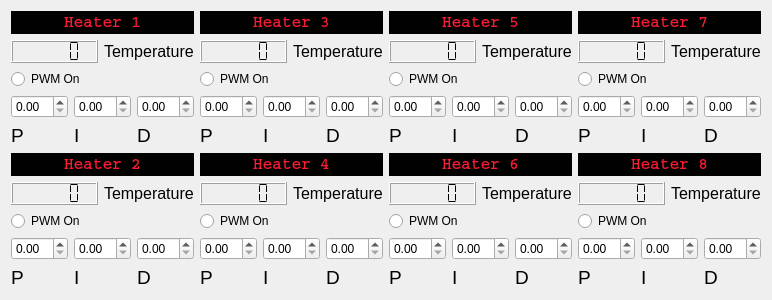
  <widget class="QWidget" name="">
   <property name="geometry">
    <rect>
     <x>12</x>
     <y>141</y>
     <width>703</width>
     <height>295</height>
    </rect>
   </property>
   <layout class="QGridLayout" name="gridLayout_7">
    <item row="0" column="0" rowspan="3">
     <layout class="QGridLayout" name="gridLayout_2">
      <item row="0" column="0" colspan="3">
       <layout class="QVBoxLayout" name="verticalLayout_9">
        <item>
         <layout class="QVBoxLayout" name="verticalLayout_7">
          <item>
           <widget class="QLabel" name="f_disp_6">
            <property name="font">
             <font>
              <family>Courier</family>
              <pointsize>12</pointsize>
              <weight>75</weight>
              <bold>true</bold>
              <kerning>true</kerning>
             </font>
            </property>
            <property name="autoFillBackground">
             <bool>false</bool>
            </property>
            <property name="styleSheet">
             <string notr="true">background-color: rgb(0, 1, 0);
color: rgb(250, 28, 51);</string>
            </property>
            <property name="frameShape">
             <enum>QFrame::WinPanel</enum>
            </property>
            <property name="frameShadow">
             <enum>QFrame::Sunken</enum>
            </property>
            <property name="text">
             <string>Heater 1</string>
            </property>
            <property name="scaledContents">
             <bool>false</bool>
            </property>
            <property name="alignment">
             <set>Qt::AlignCenter</set>
            </property>
            <property name="textInteractionFlags">
             <set>Qt::TextSelectableByMouse</set>
            </property>
           </widget>
          </item>
          <item>
           <layout class="QHBoxLayout" name="horizontalLayout_3">
            <item>
             <widget class="QLCDNumber" name="HTR_1_Temp">
              <property name="segmentStyle">
               <enum>QLCDNumber::Flat</enum>
              </property>
             </widget>
            </item>
            <item>
             <widget class="QLabel" name="label_7">
              <property name="font">
               <font>
                <pointsize>12</pointsize>
               </font>
              </property>
              <property name="text">
               <string>Temperature</string>
              </property>
             </widget>
            </item>
           </layout>
          </item>
         </layout>
        </item>
        <item>
         <widget class="QRadioButton" name="radioButton_1">
          <property name="text">
           <string>PWM On</string>
          </property>
          <property name="autoExclusive">
           <bool>false</bool>
          </property>
         </widget>
        </item>
       </layout>
      </item>
      <item row="1" column="0">
       <layout class="QVBoxLayout" name="verticalLayout">
        <item>
         <widget class="QDoubleSpinBox" name="HTR_1_P"/>
        </item>
        <item>
         <widget class="QLabel" name="label">
          <property name="font">
           <font>
            <pointsize>14</pointsize>
           </font>
          </property>
          <property name="text">
           <string>P</string>
          </property>
         </widget>
        </item>
       </layout>
      </item>
      <item row="1" column="1">
       <layout class="QVBoxLayout" name="verticalLayout_2">
        <item>
         <widget class="QDoubleSpinBox" name="HTR_1_I"/>
        </item>
        <item>
         <widget class="QLabel" name="label_5">
          <property name="font">
           <font>
            <pointsize>14</pointsize>
           </font>
          </property>
          <property name="text">
           <string>I</string>
          </property>
         </widget>
        </item>
       </layout>
      </item>
      <item row="1" column="2">
       <layout class="QVBoxLayout" name="verticalLayout_3">
        <item>
         <widget class="QDoubleSpinBox" name="HTR_1_D"/>
        </item>
        <item>
         <widget class="QLabel" name="label_6">
          <property name="font">
           <font>
            <pointsize>14</pointsize>
           </font>
          </property>
          <property name="text">
           <string>D</string>
          </property>
         </widget>
        </item>
       </layout>
      </item>
     </layout>
    </item>
    <item row="0" column="1" rowspan="3">
     <layout class="QGridLayout" name="gridLayout_5">
      <item row="0" column="0" colspan="3">
       <layout class="QVBoxLayout" name="verticalLayout_11">
        <item>
         <layout class="QVBoxLayout" name="verticalLayout_12">
          <item>
           <widget class="QLabel" name="f_disp_8">
            <property name="font">
             <font>
              <family>Courier</family>
              <pointsize>12</pointsize>
              <weight>75</weight>
              <bold>true</bold>
              <kerning>true</kerning>
             </font>
            </property>
            <property name="autoFillBackground">
             <bool>false</bool>
            </property>
            <property name="styleSheet">
             <string notr="true">background-color: rgb(0, 1, 0);
color: rgb(250, 28, 51);</string>
            </property>
            <property name="frameShape">
             <enum>QFrame::WinPanel</enum>
            </property>
            <property name="frameShadow">
             <enum>QFrame::Sunken</enum>
            </property>
            <property name="text">
             <string>Heater 3</string>
            </property>
            <property name="scaledContents">
             <bool>false</bool>
            </property>
            <property name="alignment">
             <set>Qt::AlignCenter</set>
            </property>
            <property name="textInteractionFlags">
             <set>Qt::TextSelectableByMouse</set>
            </property>
           </widget>
          </item>
          <item>
           <layout class="QHBoxLayout" name="horizontalLayout_4">
            <item>
             <widget class="QLCDNumber" name="HTR_3_Temp">
              <property name="segmentStyle">
               <enum>QLCDNumber::Flat</enum>
              </property>
             </widget>
            </item>
            <item>
             <widget class="QLabel" name="label_9">
              <property name="font">
               <font>
                <pointsize>12</pointsize>
               </font>
              </property>
              <property name="text">
               <string>Temperature</string>
              </property>
             </widget>
            </item>
           </layout>
          </item>
         </layout>
        </item>
        <item>
         <widget class="QRadioButton" name="radioButton_3">
          <property name="text">
           <string>PWM On</string>
          </property>
          <property name="autoExclusive">
           <bool>false</bool>
          </property>
         </widget>
        </item>
       </layout>
      </item>
      <item row="1" column="0">
       <layout class="QVBoxLayout" name="verticalLayout_13">
        <item>
         <widget class="QDoubleSpinBox" name="HTR_3_P"/>
        </item>
        <item>
         <widget class="QLabel" name="label_10">
          <property name="font">
           <font>
            <pointsize>14</pointsize>
           </font>
          </property>
          <property name="text">
           <string>P</string>
          </property>
         </widget>
        </item>
       </layout>
      </item>
      <item row="1" column="1">
       <layout class="QVBoxLayout" name="verticalLayout_14">
        <item>
         <widget class="QDoubleSpinBox" name="HTR_3_I"/>
        </item>
        <item>
         <widget class="QLabel" name="label_11">
          <property name="font">
           <font>
            <pointsize>14</pointsize>
           </font>
          </property>
          <property name="text">
           <string>I</string>
          </property>
         </widget>
        </item>
       </layout>
      </item>
      <item row="1" column="2">
       <layout class="QVBoxLayout" name="verticalLayout_15">
        <item>
         <widget class="QDoubleSpinBox" name="HTR_3_D"/>
        </item>
        <item>
         <widget class="QLabel" name="label_12">
          <property name="font">
           <font>
            <pointsize>14</pointsize>
           </font>
          </property>
          <property name="text">
           <string>D</string>
          </property>
         </widget>
        </item>
       </layout>
      </item>
     </layout>
    </item>
    <item row="0" column="2">
     <layout class="QGridLayout" name="gridLayout_3">
      <item row="0" column="0">
       <widget class="QLabel" name="f_disp_10">
        <property name="font">
         <font>
          <family>Courier</family>
          <pointsize>12</pointsize>
          <weight>75</weight>
          <bold>true</bold>
          <kerning>true</kerning>
         </font>
        </property>
        <property name="autoFillBackground">
         <bool>false</bool>
        </property>
        <property name="styleSheet">
         <string notr="true">background-color: rgb(0, 1, 0);
color: rgb(250, 28, 51);</string>
        </property>
        <property name="frameShape">
         <enum>QFrame::WinPanel</enum>
        </property>
        <property name="frameShadow">
         <enum>QFrame::Sunken</enum>
        </property>
        <property name="text">
         <string>Heater 5</string>
        </property>
        <property name="scaledContents">
         <bool>false</bool>
        </property>
        <property name="alignment">
         <set>Qt::AlignCenter</set>
        </property>
        <property name="textInteractionFlags">
         <set>Qt::TextSelectableByMouse</set>
        </property>
       </widget>
      </item>
      <item row="1" column="0">
       <layout class="QHBoxLayout" name="horizontalLayout_7">
        <item>
         <widget class="QLCDNumber" name="HTR_5_Temp">
          <property name="segmentStyle">
           <enum>QLCDNumber::Flat</enum>
          </property>
         </widget>
        </item>
        <item>
         <widget class="QLabel" name="label_17">
          <property name="font">
           <font>
            <pointsize>12</pointsize>
           </font>
          </property>
          <property name="text">
           <string>Temperature</string>
          </property>
         </widget>
        </item>
       </layout>
      </item>
     </layout>
    </item>
    <item row="0" column="3" rowspan="3">
     <layout class="QGridLayout" name="gridLayout_11">
      <item row="0" column="0" colspan="3">
       <layout class="QVBoxLayout" name="verticalLayout_31">
        <item>
         <layout class="QVBoxLayout" name="verticalLayout_32">
          <item>
           <widget class="QLabel" name="f_disp_12">
            <property name="font">
             <font>
              <family>Courier</family>
              <pointsize>12</pointsize>
              <weight>75</weight>
              <bold>true</bold>
              <kerning>true</kerning>
             </font>
            </property>
            <property name="autoFillBackground">
             <bool>false</bool>
            </property>
            <property name="styleSheet">
             <string notr="true">background-color: rgb(0, 1, 0);
color: rgb(250, 28, 51);</string>
            </property>
            <property name="frameShape">
             <enum>QFrame::WinPanel</enum>
            </property>
            <property name="frameShadow">
             <enum>QFrame::Sunken</enum>
            </property>
            <property name="text">
             <string>Heater 7</string>
            </property>
            <property name="scaledContents">
             <bool>false</bool>
            </property>
            <property name="alignment">
             <set>Qt::AlignCenter</set>
            </property>
            <property name="textInteractionFlags">
             <set>Qt::TextSelectableByMouse</set>
            </property>
           </widget>
          </item>
          <item>
           <layout class="QHBoxLayout" name="horizontalLayout_10">
            <item>
             <widget class="QLCDNumber" name="HTR_7_Temp">
              <property name="segmentStyle">
               <enum>QLCDNumber::Flat</enum>
              </property>
             </widget>
            </item>
            <item>
             <widget class="QLabel" name="label_25">
              <property name="font">
               <font>
                <pointsize>12</pointsize>
               </font>
              </property>
              <property name="text">
               <string>Temperature</string>
              </property>
             </widget>
            </item>
           </layout>
          </item>
         </layout>
        </item>
        <item>
         <widget class="QRadioButton" name="radioButton_7">
          <property name="text">
           <string>PWM On</string>
          </property>
          <property name="autoExclusive">
           <bool>false</bool>
          </property>
         </widget>
        </item>
       </layout>
      </item>
      <item row="1" column="0">
       <layout class="QVBoxLayout" name="verticalLayout_33">
        <item>
         <widget class="QDoubleSpinBox" name="HTR_7_P"/>
        </item>
        <item>
         <widget class="QLabel" name="label_26">
          <property name="font">
           <font>
            <pointsize>14</pointsize>
           </font>
          </property>
          <property name="text">
           <string>P</string>
          </property>
         </widget>
        </item>
       </layout>
      </item>
      <item row="1" column="1">
       <layout class="QVBoxLayout" name="verticalLayout_34">
        <item>
         <widget class="QDoubleSpinBox" name="HTR_7_I"/>
        </item>
        <item>
         <widget class="QLabel" name="label_27">
          <property name="font">
           <font>
            <pointsize>14</pointsize>
           </font>
          </property>
          <property name="text">
           <string>I</string>
          </property>
         </widget>
        </item>
       </layout>
      </item>
      <item row="1" column="2">
       <layout class="QVBoxLayout" name="verticalLayout_35">
        <item>
         <widget class="QDoubleSpinBox" name="HTR_7_D"/>
        </item>
        <item>
         <widget class="QLabel" name="label_28">
          <property name="font">
           <font>
            <pointsize>14</pointsize>
           </font>
          </property>
          <property name="text">
           <string>D</string>
          </property>
         </widget>
        </item>
       </layout>
      </item>
     </layout>
    </item>
    <item row="1" column="2">
     <widget class="QRadioButton" name="radioButton_5">
      <property name="text">
       <string>PWM On</string>
      </property>
      <property name="autoExclusive">
       <bool>false</bool>
      </property>
     </widget>
    </item>
    <item row="2" column="2">
     <layout class="QHBoxLayout" name="horizontalLayout_13">
      <item>
       <layout class="QVBoxLayout" name="verticalLayout_23">
        <item>
         <widget class="QDoubleSpinBox" name="HTR_5_P"/>
        </item>
        <item>
         <widget class="QLabel" name="label_18">
          <property name="font">
           <font>
            <pointsize>14</pointsize>
           </font>
          </property>
          <property name="text">
           <string>P</string>
          </property>
         </widget>
        </item>
       </layout>
      </item>
      <item>
       <layout class="QVBoxLayout" name="verticalLayout_24">
        <item>
         <widget class="QDoubleSpinBox" name="HTR_5_I"/>
        </item>
        <item>
         <widget class="QLabel" name="label_19">
          <property name="font">
           <font>
            <pointsize>14</pointsize>
           </font>
          </property>
          <property name="text">
           <string>I</string>
          </property>
         </widget>
        </item>
       </layout>
      </item>
      <item>
       <layout class="QVBoxLayout" name="verticalLayout_25">
        <item>
         <widget class="QDoubleSpinBox" name="HTR_5_D"/>
        </item>
        <item>
         <widget class="QLabel" name="label_20">
          <property name="font">
           <font>
            <pointsize>14</pointsize>
           </font>
          </property>
          <property name="text">
           <string>D</string>
          </property>
         </widget>
        </item>
       </layout>
      </item>
     </layout>
    </item>
    <item row="3" column="0">
     <layout class="QGridLayout" name="gridLayout">
      <item row="0" column="0">
       <layout class="QVBoxLayout" name="verticalLayout_10">
        <item>
         <layout class="QVBoxLayout" name="verticalLayout_8">
          <item>
           <widget class="QLabel" name="f_disp_7">
            <property name="font">
             <font>
              <family>Courier</family>
              <pointsize>12</pointsize>
              <weight>75</weight>
              <bold>true</bold>
              <kerning>true</kerning>
             </font>
            </property>
            <property name="autoFillBackground">
             <bool>false</bool>
            </property>
            <property name="styleSheet">
             <string notr="true">background-color: rgb(0, 1, 0);
color: rgb(250, 28, 51);</string>
            </property>
            <property name="frameShape">
             <enum>QFrame::WinPanel</enum>
            </property>
            <property name="frameShadow">
             <enum>QFrame::Sunken</enum>
            </property>
            <property name="text">
             <string>Heater 2</string>
            </property>
            <property name="scaledContents">
             <bool>false</bool>
            </property>
            <property name="alignment">
             <set>Qt::AlignCenter</set>
            </property>
            <property name="textInteractionFlags">
             <set>Qt::TextSelectableByMouse</set>
            </property>
           </widget>
          </item>
          <item>
           <layout class="QHBoxLayout" name="horizontalLayout_2">
            <item>
             <widget class="QLCDNumber" name="HTR_2_Temp">
              <property name="segmentStyle">
               <enum>QLCDNumber::Flat</enum>
              </property>
             </widget>
            </item>
            <item>
             <widget class="QLabel" name="label_8">
              <property name="font">
               <font>
                <pointsize>12</pointsize>
               </font>
              </property>
              <property name="text">
               <string>Temperature</string>
              </property>
             </widget>
            </item>
           </layout>
          </item>
         </layout>
        </item>
        <item>
         <widget class="QRadioButton" name="radioButton_2">
          <property name="text">
           <string>PWM On</string>
          </property>
          <property name="autoExclusive">
           <bool>false</bool>
          </property>
         </widget>
        </item>
       </layout>
      </item>
      <item row="1" column="0">
       <layout class="QHBoxLayout" name="horizontalLayout">
        <item>
         <layout class="QVBoxLayout" name="verticalLayout_4">
          <item>
           <widget class="QDoubleSpinBox" name="HTR_2_P"/>
          </item>
          <item>
           <widget class="QLabel" name="label_2">
            <property name="font">
             <font>
              <pointsize>14</pointsize>
             </font>
            </property>
            <property name="text">
             <string>P</string>
            </property>
           </widget>
          </item>
         </layout>
        </item>
        <item>
         <layout class="QVBoxLayout" name="verticalLayout_6">
          <item>
           <widget class="QDoubleSpinBox" name="HTR_2_I"/>
          </item>
          <item>
           <widget class="QLabel" name="label_3">
            <property name="font">
             <font>
              <pointsize>14</pointsize>
             </font>
            </property>
            <property name="text">
             <string>I</string>
            </property>
           </widget>
          </item>
         </layout>
        </item>
        <item>
         <layout class="QVBoxLayout" name="verticalLayout_5">
          <item>
           <widget class="QDoubleSpinBox" name="HTR_2_D"/>
          </item>
          <item>
           <widget class="QLabel" name="label_4">
            <property name="font">
             <font>
              <pointsize>14</pointsize>
             </font>
            </property>
            <property name="text">
             <string>D</string>
            </property>
           </widget>
          </item>
         </layout>
        </item>
       </layout>
      </item>
     </layout>
    </item>
    <item row="3" column="1">
     <layout class="QGridLayout" name="gridLayout_6">
      <item row="0" column="0">
       <layout class="QVBoxLayout" name="verticalLayout_16">
        <item>
         <layout class="QVBoxLayout" name="verticalLayout_17">
          <item>
           <widget class="QLabel" name="f_disp_9">
            <property name="font">
             <font>
              <family>Courier</family>
              <pointsize>12</pointsize>
              <weight>75</weight>
              <bold>true</bold>
              <kerning>true</kerning>
             </font>
            </property>
            <property name="autoFillBackground">
             <bool>false</bool>
            </property>
            <property name="styleSheet">
             <string notr="true">background-color: rgb(0, 1, 0);
color: rgb(250, 28, 51);</string>
            </property>
            <property name="frameShape">
             <enum>QFrame::WinPanel</enum>
            </property>
            <property name="frameShadow">
             <enum>QFrame::Sunken</enum>
            </property>
            <property name="text">
             <string>Heater 4</string>
            </property>
            <property name="scaledContents">
             <bool>false</bool>
            </property>
            <property name="alignment">
             <set>Qt::AlignCenter</set>
            </property>
            <property name="textInteractionFlags">
             <set>Qt::TextSelectableByMouse</set>
            </property>
           </widget>
          </item>
          <item>
           <layout class="QHBoxLayout" name="horizontalLayout_5">
            <item>
             <widget class="QLCDNumber" name="HTR_4_Temp">
              <property name="segmentStyle">
               <enum>QLCDNumber::Flat</enum>
              </property>
             </widget>
            </item>
            <item>
             <widget class="QLabel" name="label_13">
              <property name="font">
               <font>
                <pointsize>12</pointsize>
               </font>
              </property>
              <property name="text">
               <string>Temperature</string>
              </property>
             </widget>
            </item>
           </layout>
          </item>
         </layout>
        </item>
        <item>
         <widget class="QRadioButton" name="radioButton_4">
          <property name="text">
           <string>PWM On</string>
          </property>
          <property name="autoExclusive">
           <bool>false</bool>
          </property>
         </widget>
        </item>
       </layout>
      </item>
      <item row="1" column="0">
       <layout class="QHBoxLayout" name="horizontalLayout_6">
        <item>
         <layout class="QVBoxLayout" name="verticalLayout_18">
          <item>
           <widget class="QDoubleSpinBox" name="HTR_4_P"/>
          </item>
          <item>
           <widget class="QLabel" name="label_14">
            <property name="font">
             <font>
              <pointsize>14</pointsize>
             </font>
            </property>
            <property name="text">
             <string>P</string>
            </property>
           </widget>
          </item>
         </layout>
        </item>
        <item>
         <layout class="QVBoxLayout" name="verticalLayout_19">
          <item>
           <widget class="QDoubleSpinBox" name="HTR_4_I"/>
          </item>
          <item>
           <widget class="QLabel" name="label_15">
            <property name="font">
             <font>
              <pointsize>14</pointsize>
             </font>
            </property>
            <property name="text">
             <string>I</string>
            </property>
           </widget>
          </item>
         </layout>
        </item>
        <item>
         <layout class="QVBoxLayout" name="verticalLayout_20">
          <item>
           <widget class="QDoubleSpinBox" name="HTR_4_D"/>
          </item>
          <item>
           <widget class="QLabel" name="label_16">
            <property name="font">
             <font>
              <pointsize>14</pointsize>
             </font>
            </property>
            <property name="text">
             <string>D</string>
            </property>
           </widget>
          </item>
         </layout>
        </item>
       </layout>
      </item>
     </layout>
    </item>
    <item row="3" column="2">
     <layout class="QGridLayout" name="gridLayout_9">
      <item row="0" column="0">
       <layout class="QVBoxLayout" name="verticalLayout_26">
        <item>
         <layout class="QVBoxLayout" name="verticalLayout_27">
          <item>
           <widget class="QLabel" name="f_disp_11">
            <property name="font">
             <font>
              <family>Courier</family>
              <pointsize>12</pointsize>
              <weight>75</weight>
              <bold>true</bold>
              <kerning>true</kerning>
             </font>
            </property>
            <property name="autoFillBackground">
             <bool>false</bool>
            </property>
            <property name="styleSheet">
             <string notr="true">background-color: rgb(0, 1, 0);
color: rgb(250, 28, 51);</string>
            </property>
            <property name="frameShape">
             <enum>QFrame::WinPanel</enum>
            </property>
            <property name="frameShadow">
             <enum>QFrame::Sunken</enum>
            </property>
            <property name="text">
             <string>Heater 6</string>
            </property>
            <property name="scaledContents">
             <bool>false</bool>
            </property>
            <property name="alignment">
             <set>Qt::AlignCenter</set>
            </property>
            <property name="textInteractionFlags">
             <set>Qt::TextSelectableByMouse</set>
            </property>
           </widget>
          </item>
          <item>
           <layout class="QHBoxLayout" name="horizontalLayout_8">
            <item>
             <widget class="QLCDNumber" name="HTR_6_Temp">
              <property name="segmentStyle">
               <enum>QLCDNumber::Flat</enum>
              </property>
             </widget>
            </item>
            <item>
             <widget class="QLabel" name="label_21">
              <property name="font">
               <font>
                <pointsize>12</pointsize>
               </font>
              </property>
              <property name="text">
               <string>Temperature</string>
              </property>
             </widget>
            </item>
           </layout>
          </item>
         </layout>
        </item>
        <item>
         <widget class="QRadioButton" name="radioButton_6">
          <property name="text">
           <string>PWM On</string>
          </property>
          <property name="autoExclusive">
           <bool>false</bool>
          </property>
         </widget>
        </item>
       </layout>
      </item>
      <item row="1" column="0">
       <layout class="QHBoxLayout" name="horizontalLayout_9">
        <item>
         <layout class="QVBoxLayout" name="verticalLayout_28">
          <item>
           <widget class="QDoubleSpinBox" name="HTR_6_P"/>
          </item>
          <item>
           <widget class="QLabel" name="label_22">
            <property name="font">
             <font>
              <pointsize>14</pointsize>
             </font>
            </property>
            <property name="text">
             <string>P</string>
            </property>
           </widget>
          </item>
         </layout>
        </item>
        <item>
         <layout class="QVBoxLayout" name="verticalLayout_29">
          <item>
           <widget class="QDoubleSpinBox" name="HTR_6_I"/>
          </item>
          <item>
           <widget class="QLabel" name="label_23">
            <property name="font">
             <font>
              <pointsize>14</pointsize>
             </font>
            </property>
            <property name="text">
             <string>I</string>
            </property>
           </widget>
          </item>
         </layout>
        </item>
        <item>
         <layout class="QVBoxLayout" name="verticalLayout_30">
          <item>
           <widget class="QDoubleSpinBox" name="HTR_6_D"/>
          </item>
          <item>
           <widget class="QLabel" name="label_24">
            <property name="font">
             <font>
              <pointsize>14</pointsize>
             </font>
            </property>
            <property name="text">
             <string>D</string>
            </property>
           </widget>
          </item>
         </layout>
        </item>
       </layout>
      </item>
     </layout>
    </item>
    <item row="3" column="3">
     <layout class="QGridLayout" name="gridLayout_12">
      <item row="0" column="0">
       <layout class="QVBoxLayout" name="verticalLayout_36">
        <item>
         <layout class="QVBoxLayout" name="verticalLayout_37">
          <item>
           <widget class="QLabel" name="f_disp_13">
            <property name="font">
             <font>
              <family>Courier</family>
              <pointsize>12</pointsize>
              <weight>75</weight>
              <bold>true</bold>
              <kerning>true</kerning>
             </font>
            </property>
            <property name="autoFillBackground">
             <bool>false</bool>
            </property>
            <property name="styleSheet">
             <string notr="true">background-color: rgb(0, 1, 0);
color: rgb(250, 28, 51);</string>
            </property>
            <property name="frameShape">
             <enum>QFrame::WinPanel</enum>
            </property>
            <property name="frameShadow">
             <enum>QFrame::Sunken</enum>
            </property>
            <property name="text">
             <string>Heater 8</string>
            </property>
            <property name="scaledContents">
             <bool>false</bool>
            </property>
            <property name="alignment">
             <set>Qt::AlignCenter</set>
            </property>
            <property name="textInteractionFlags">
             <set>Qt::TextSelectableByMouse</set>
            </property>
           </widget>
          </item>
          <item>
           <layout class="QHBoxLayout" name="horizontalLayout_11">
            <item>
             <widget class="QLCDNumber" name="HTR_8_Temp">
              <property name="segmentStyle">
               <enum>QLCDNumber::Flat</enum>
              </property>
             </widget>
            </item>
            <item>
             <widget class="QLabel" name="label_29">
              <property name="font">
               <font>
                <pointsize>12</pointsize>
               </font>
              </property>
              <property name="text">
               <string>Temperature</string>
              </property>
             </widget>
            </item>
           </layout>
          </item>
         </layout>
        </item>
        <item>
         <widget class="QRadioButton" name="radioButton_8">
          <property name="text">
           <string>PWM On</string>
          </property>
          <property name="autoExclusive">
           <bool>false</bool>
          </property>
         </widget>
        </item>
       </layout>
      </item>
      <item row="1" column="0">
       <layout class="QHBoxLayout" name="horizontalLayout_12">
        <item>
         <layout class="QVBoxLayout" name="verticalLayout_38">
          <item>
           <widget class="QDoubleSpinBox" name="HTR_8_P"/>
          </item>
          <item>
           <widget class="QLabel" name="label_30">
            <property name="font">
             <font>
              <pointsize>14</pointsize>
             </font>
            </property>
            <property name="text">
             <string>P</string>
            </property>
           </widget>
          </item>
         </layout>
        </item>
        <item>
         <layout class="QVBoxLayout" name="verticalLayout_39">
          <item>
           <widget class="QDoubleSpinBox" name="HTR_8_I"/>
          </item>
          <item>
           <widget class="QLabel" name="label_31">
            <property name="font">
             <font>
              <pointsize>14</pointsize>
             </font>
            </property>
            <property name="text">
             <string>I</string>
            </property>
           </widget>
          </item>
         </layout>
        </item>
        <item>
         <layout class="QVBoxLayout" name="verticalLayout_40">
          <item>
           <widget class="QDoubleSpinBox" name="HTR_8_D"/>
          </item>
          <item>
           <widget class="QLabel" name="label_32">
            <property name="font">
             <font>
              <pointsize>14</pointsize>
             </font>
            </property>
            <property name="text">
             <string>D</string>
            </property>
           </widget>
          </item>
         </layout>
        </item>
       </layout>
      </item>
     </layout>
    </item>
   </layout>
  </widget>
